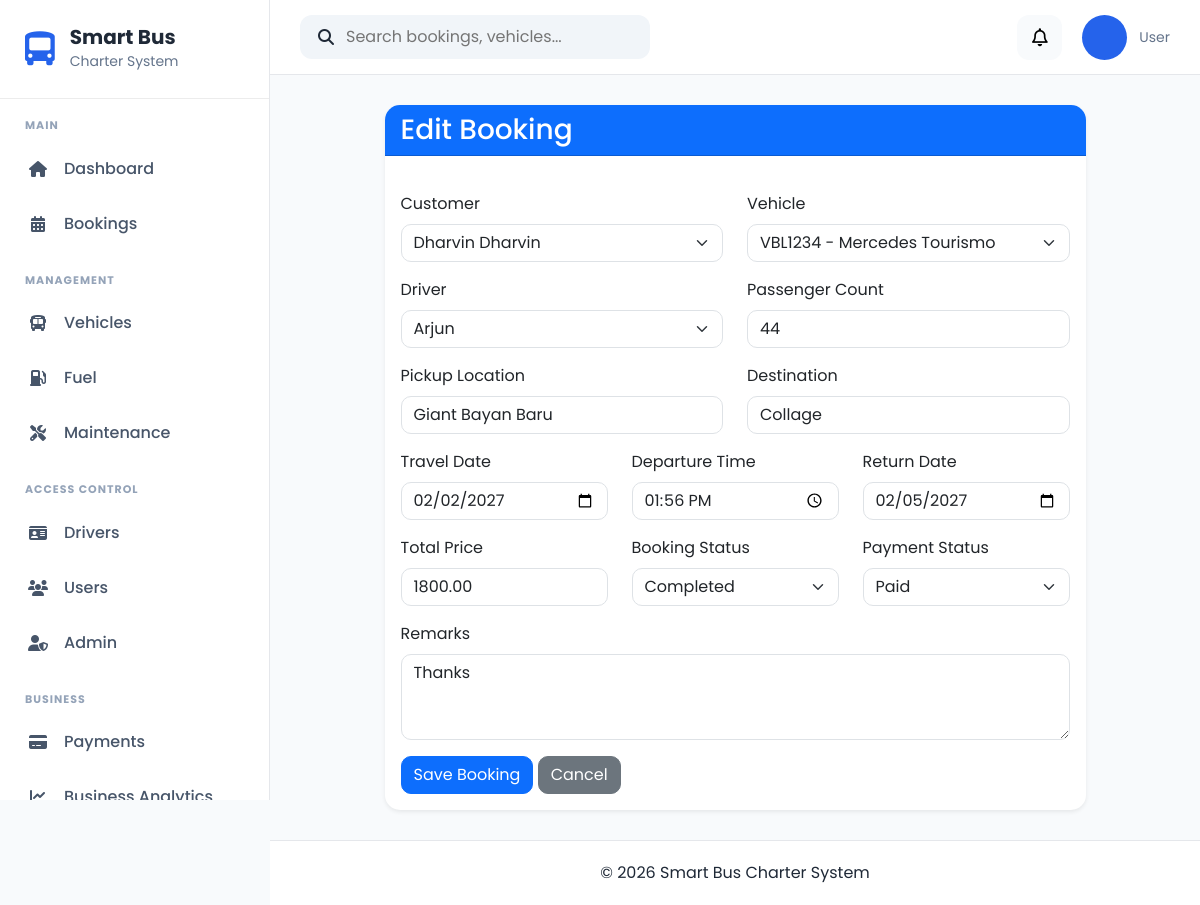
The page /bookings/edit/1/ on the database as committed earlier.
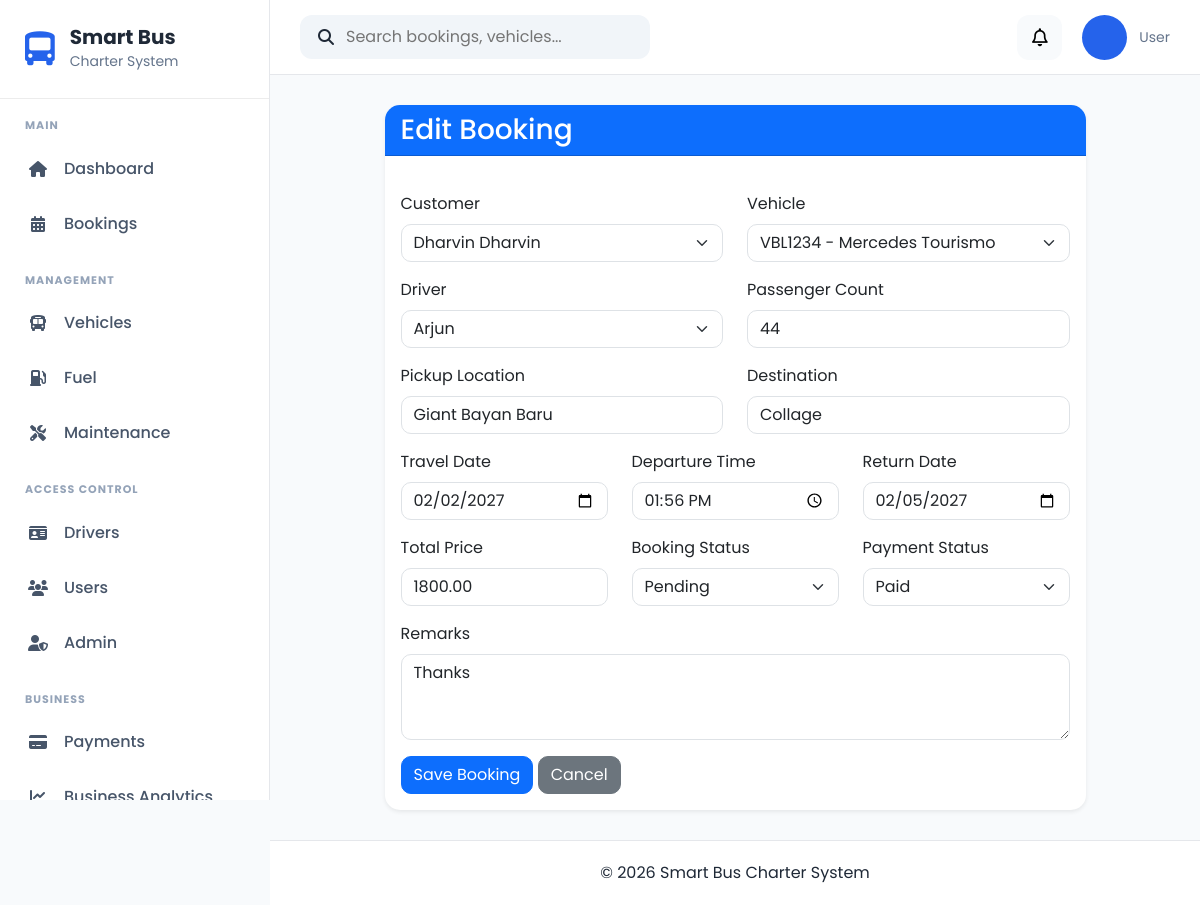
The same page on the database as committed later.
### apps/bookings/models.py (models this page shows, shortened)
class Booking(models.Model):
    STATUS_CHOICES = [
        ("Pending", "Pending"),
        ("Confirmed", "Confirmed"),
        ("Completed", "Completed"),
        ("Cancelled", "Cancelled"),
    ]
    PAYMENT_CHOICES = [
        ("Pending", "Pending"),
        ("Paid", "Paid"),
        ("Refunded", "Refunded"),
    ]
    booking_number = models.CharField(
        max_length=20,
        unique=True,
        blank=True,
    )
    customer = models.ForeignKey(
        Customer,
        on_delete=models.CASCADE,
        related_name="bookings",
    )
    vehicle = models.ForeignKey(
        Vehicle,
        on_delete=models.PROTECT,
        related_name="bookings",
    )
    driver = models.ForeignKey(
        Driver,
        on_delete=models.PROTECT,
        related_name="bookings",
    )
    pickup_location = models.CharField(max_length=150)
    destination = models.CharField(max_length=150)
    travel_date = models.DateField()
    departure_time = models.TimeField()
    return_date = models.DateField(
        blank=True,
        null=True,
    )
    passenger_count = models.PositiveIntegerField()
    total_price = models.DecimalField(
        max_digits=10,
        decimal_places=2,
        default=0,
    )
    booking_status = models.CharField(
        max_length=20,
        choices=STATUS_CHOICES,
        default="Pending",
    )
    payment_status = models.CharField(
        max_length=20,
        choices=PAYMENT_CHOICES,
        default="Pending",
    )
    remarks = models.TextField(
        blank=True,
    )
    created_at = models.DateTimeField(
        default=timezone.now,
    )
    updated_at = models.DateTimeField(
        auto_now=True,
    )
    class Meta:
        ordering = ["-travel_date", "-created_at"]

### apps/bookings/views.py (the view)
def booking_update(request, pk):
    booking = get_object_or_404(
        Booking,
        pk=pk,
    )
    if request.method == "POST":
        form = BookingForm(
            request.POST,
            instance=booking,
        )
        if form.is_valid():
            vehicle = form.cleaned_data["vehicle"]
            passengers = form.cleaned_data["passenger_count"]
            if passengers > vehicle.seat_capacity:
                form.add_error(
                    "passenger_count",
                    f"This vehicle only has {vehicle.seat_capacity} seats."
                )
            else:
                booking = form.save()
                if booking.booking_status == "Confirmed":
                    booking.vehicle.status = "Booked"
                elif booking.booking_status in ["Completed", "Cancelled"]:
                    booking.vehicle.status = "Available"
                booking.vehicle.save()
                messages.success(
                request,
                "Booking updated successfully."
                )
                return redirect("bookings:booking_list")
    else:
        form = BookingForm(
            instance=booking
        )
    return render(
        request,
        "bookings/booking_form.html",
        {
            "form": form,
            "title": "Edit Booking",
        },
    )

### apps/customers/models.py (called while the page is built)
    def __str__(self):
        return f"{self.first_name} {self.last_name}"

### apps/drivers/models.py (called while the page is built)
    def __str__(self):
        return self.full_name

### apps/notifications/context_processors.py (called while the page is built, shortened)
def notification_context(request):
    if not request.user.is_authenticated:
        return {}

### apps/vehicles/models.py (called while the page is built)
    def __str__(self):
        return f"{self.registration_number} - {self.vehicle_name}"

### templates/bookings/booking_form.html (shortened to what this page needs)
{% extends "crud/base_form.html" %}
{% block form_title %}
{{ title }}
{% endblock %}
{% block form_content %}
<form method="POST">
    <div class="row">
        <div class="col-md-6 mb-3">
            <label class="form-label">Customer</label>
            {{ form.customer }}
        </div>
        <div class="col-md-6 mb-3">
            <label class="form-label">Vehicle</label>
            {{ form.vehicle }}
        </div>
        <div class="col-md-6 mb-3">
            <label class="form-label">Driver</label>
            {{ form.driver }}
        </div>
        <div class="col-md-6 mb-3">
            <label class="form-label">Passenger Count</label>
            {{ form.passenger_count }}
        </div>
        <div class="col-md-6 mb-3">
            <label class="form-label">Pickup Location</label>
            {{ form.pickup_location }}
        </div>
        <div class="col-md-6 mb-3">
            <label class="form-label">Destination</label>
            {{ form.destination }}
        </div>
        <div class="col-md-4 mb-3">
            <label class="form-label">Travel Date</label>
            {{ form.travel_date }}
        </div>
        <div class="col-md-4 mb-3">
            <label class="form-label">Departure Time</label>
            {{ form.departure_time }}
        </div>
        <div class="col-md-4 mb-3">
            <label class="form-label">Return Date</label>
            {{ form.return_date }}
        </div>
        <div class="col-md-4 mb-3">
            <label class="form-label">Total Price</label>
            {{ form.total_price }}
        </div>
        <div class="col-md-4 mb-3">
            <label class="form-label">Booking Status</label>
            {{ form.booking_status }}
        </div>
        <div class="col-md-4 mb-3">
            <label class="form-label">Payment Status</label>
            {{ form.payment_status }}
        </div>
        <div class="col-12 mb-3">
            <label class="form-label">Remarks</label>
            {{ form.remarks }}
        </div>
    </div>
    <button class="btn btn-primary">
        Save Booking
    </button>
    <a href="{% url 'bookings:booking_list' %}"
       class="btn btn-secondary">
        Cancel
    </a>
</form>
{% endblock %}

Rows that differ between the two databases and show on the page:
changed Booking "Dharvin Dharvin": booking_status "Completed" → "Pending"
